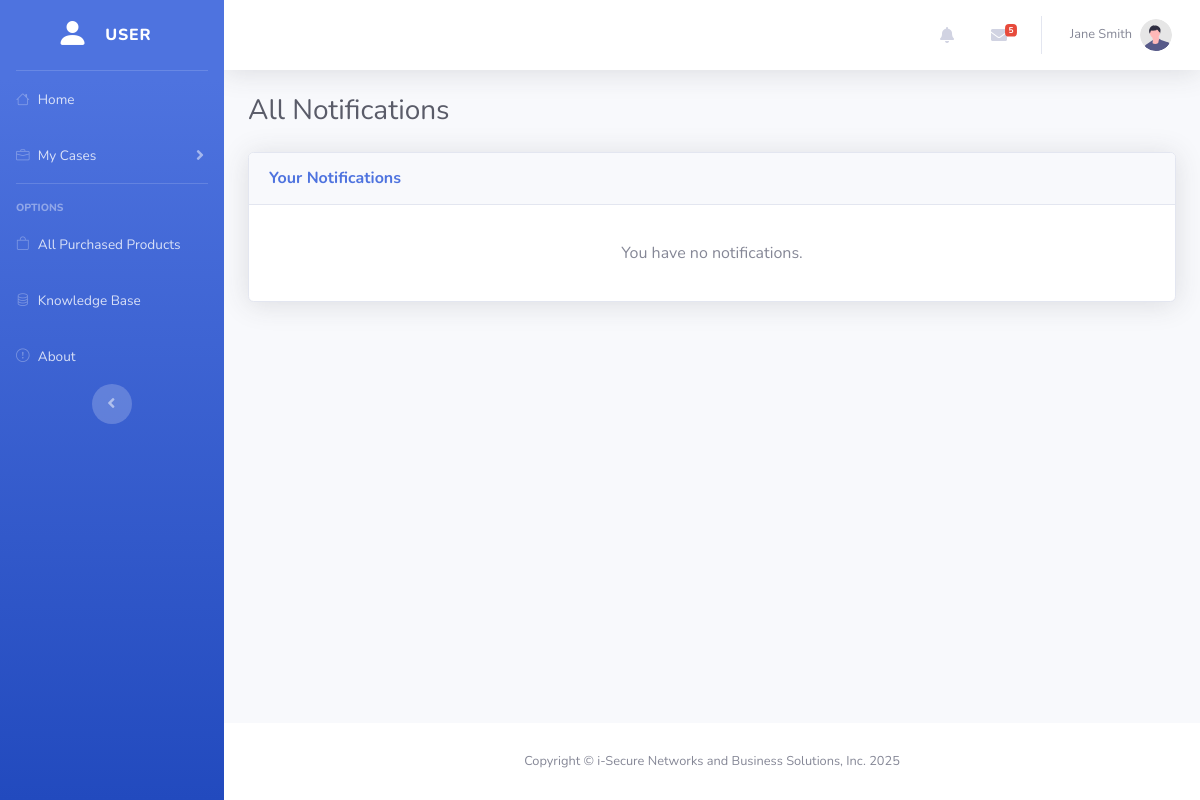
/user/all_notifications.php (signed in), run on an earlier commit of the app's database.
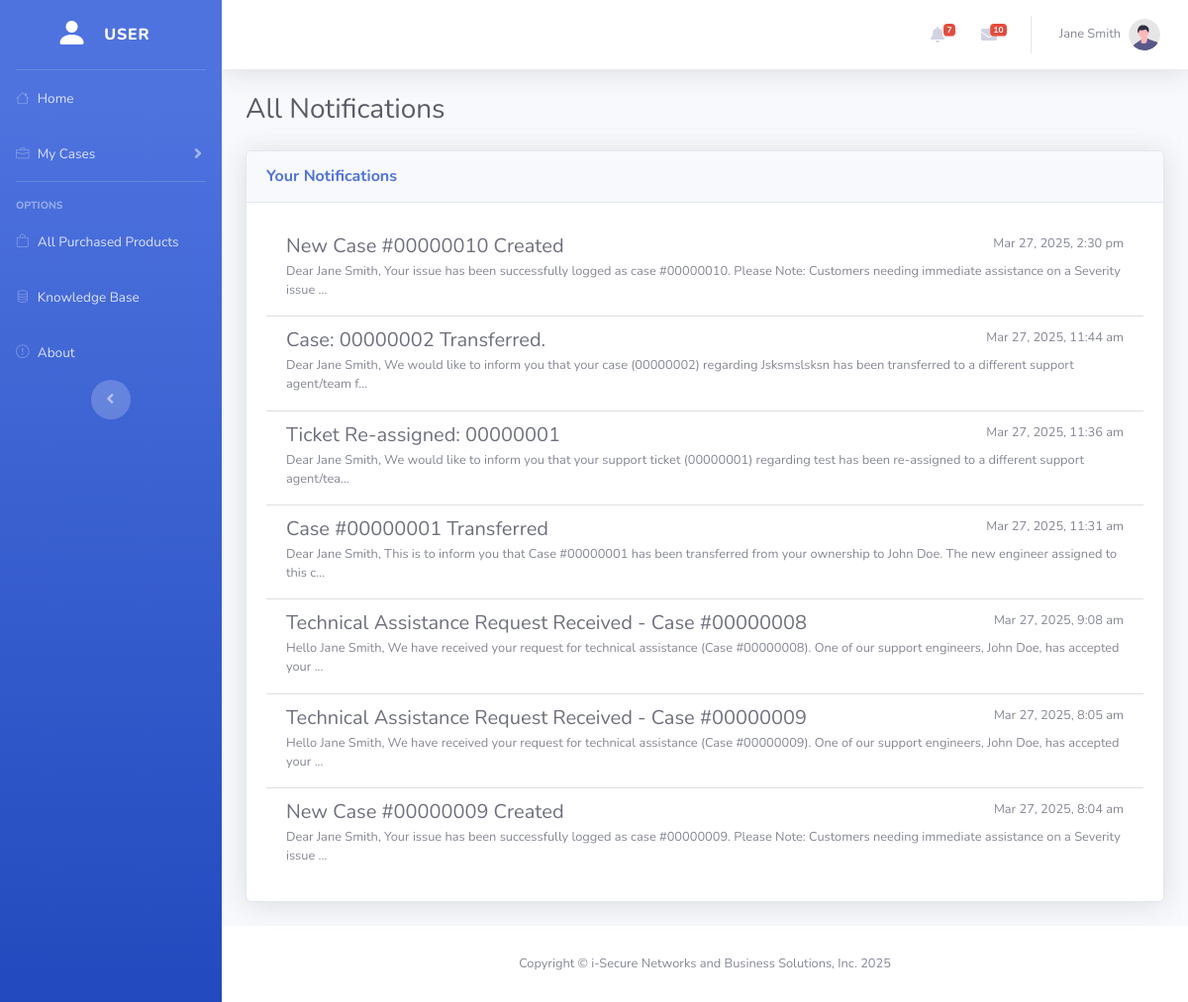
And on a later commit of the database.
### tables this page shows
CREATE TABLE `notifications` (
  `id` int(11) NOT NULL,
  `case_id` int(11) DEFAULT NULL,
  `recipient_username` varchar(255) DEFAULT NULL,
  `recipient_email` varchar(255) DEFAULT NULL,
  `message_subject` varchar(255) DEFAULT NULL,
  `message_body` text DEFAULT NULL,
  `sent_at` timestamp NOT NULL DEFAULT current_timestamp()
);

### user/all_notifications.php (the view, shortened to what this page needs)
<?php
require_once __DIR__ . "/../config/database.php";
$username = $_SESSION["user_full_name"];
$pageTitle = "All Notifications";
$all_notifications = [];
$error_message = null;
if (isset($connection)) {
    $query_all = "SELECT id, message_subject, message_body, sent_at FROM notifications WHERE recipient_username = ? ORDER BY sent_at DESC";
    $stmt_all = $connection->prepare($query_all);
    if($stmt_all) {
        $stmt_all->bind_param("s", $username);
        $stmt_all->execute();
        $result_all = $stmt_all->get_result();
        if($result_all) {
            while ($row = $result_all->fetch_assoc()) {
                $all_notifications[] = $row;
            }
        } else {
             $error_message = "Could not fetch notification list.";
             error_log("Error getting result for all notifications: " . $connection->error);
        }
    } else {
        $error_message = "Error preparing the notification list query.";
        error_log("Error preparing all notifications query: " . $connection->error);
    }
} else {
    $error_message = "Database connection not available.";
    error_log("Database connection failed in all_notifications.php");
}
?>
<!DOCTYPE html>
<html lang="en">
<head>
    <?php include_once __DIR__ . "/../components/head.php"; ?>
</head>
<body id="page-top">
    <div id="wrapper">
        <?php include_once __DIR__ . "/../components/sidebar.php"; ?>
        <div id="content-wrapper" class="d-flex flex-column">
            <div id="content">
                <?php include_once __DIR__ . "/../components/user_topbar.php"; ?>
                <div class="container-fluid">
                    <div class="d-sm-flex align-items-center justify-content-between mb-4">
                        <h1 class="h3 mb-0 text-gray-800"><?= htmlspecialchars($pageTitle) ?></h1>
                        </div>
                    <div class="card shadow mb-4">
                        <div class="card-header py-3">
                            <h6 class="m-0 font-weight-bold text-primary">Your Notifications</h6>
                        </div>
                        <div class="card-body">
                            <?php if (empty($all_notifications) && !$error_message): ?>
                                <p class="text-center text-muted mt-3">You have no notifications.</p>
                            <?php elseif (!empty($all_notifications)): ?>
                                <div class="list-group list-group-flush">
                                    <?php foreach ($all_notifications as $notif): ?>
                                    <a href="notifications.php?id=<?php echo $notif['id']; ?>" class="list-group-item list-group-item-action flex-column align-items-start">
                                        <div class="d-flex w-100 justify-content-between">
                                            <h5 class="mb-1 font-weight-normal"><?php echo htmlspecialchars($notif['message_subject']); ?></h5>
                                            <small class="text-muted"><?php echo date("M j, Y, g:i a", strtotime($notif['sent_at'])); ?></small>
                                        </div>
                                        <p class="mb-1 small text-muted">
                                            <?php
                                            $snippet = substr($notif['message_body'], 0, 150);
                                            echo htmlspecialchars($snippet);
                                            if (strlen($notif['message_body']) > 150) {
                                                echo '...';
                                            }
                                            ?>
                                        </p>
                                    </a>
                                    <?php endforeach; ?>
                                </div>
                                <?php endif; ?>
                        </div>
                    </div>
                </div>
                </div>
            <?php include_once __DIR__ . "/../components/footer.php"; ?>
            </div>
        </div>
</body>
</html>

### components/head.php (shortened to what this page needs)
<link href="../vendor/fontawesome-free/css/all.min.css" rel="stylesheet" type="text/css" />
<link rel="stylesheet" href="https://cdn.jsdelivr.net/npm/bootstrap-icons@1.11.3/font/bootstrap-icons.min.css">
<link href="../css/sb-admin-2.min.css" rel="stylesheet" />

### components/sidebar.php (shortened to what this page needs)
<ul class="navbar-nav bg-gradient-primary sidebar sidebar-dark accordion" id="accordionSidebar">
    <a class="sidebar-brand d-flex align-items-center justify-content-center" href="home.php">
        <div class="sidebar-brand-icon">
            <i class="bi bi-person-fill"></i>
        </div>
        <div class="sidebar-brand-text mx-3"><?= $_SESSION["user_role"] ?></div>
    </a>
    <hr class="sidebar-divider my-0" />
    <li class="nav-item <?= $pageTitle == "Home" ? "active" : "" ?>">
        <a class="nav-link" href="home.php">
            <i class="bi bi-house<?= $pageTitle == "Home" ? "-fill" : "" ?>"></i>
            <span>Home</span></a>
    </li>
    <?php $myCasesPages = ["New Cases", "On-going Cases", "Solved Cases", "Reopened Cases"]; ?>
    <?php if ($_SESSION["user_role"] === "User"): ?>
        <li class="nav-item <?= !in_array($pageTitle, $myCasesPages) ? "" : "active" ?>">
            <a class="nav-link <?= !in_array($pageTitle, $myCasesPages) ? "collapsed" : "" ?>" href="#" data-toggle="collapse" data-target="#collapseTwo" aria-expanded="<?= !in_array($pageTitle, $myCasesPages) ? "false" : "true" ?>"
                aria-controls="collapseTwo">
                <i class="bi bi-briefcase<?= !in_array($pageTitle, $myCasesPages) ? "" : "-fill" ?>"></i>
                <span>My Cases</span>
            </a>
        </li>
    <?php endif; ?>
    <hr class="sidebar-divider" />
    <div class="sidebar-heading">Options</div>
    <li class="nav-item <?= $pageTitle == "All Purchased Products" ? "active" : "" ?>">
        <a class="nav-link" href="all_purchased_products.php">
            <i class="bi bi-bag<?= $pageTitle == "All Purchased Products" ? "-fill" : "" ?>"></i>
            <span>All Purchased Products</span></a>
    </li>
    <?php if ($_SESSION["user_role"] === "User"): ?>
        <li class="nav-item <?= $pageTitle == "Knowledge Base" ? "active" : "" ?>">
            <a class="nav-link" href="knowledge_base.php">
                <i class="bi bi-database<?= $pageTitle == "Knowledge Base" ? "-fill" : "" ?>"></i>
                <span>Knowledge Base</span></a>
        </li>
    <?php endif; ?>
    <li class="nav-item <?= $pageTitle == "About" ? "active" : "" ?>">
        <a class="nav-link" href="about.php">
            <i class="bi bi-exclamation-circle<?= $pageTitle == "About" ? "-fill" : "" ?>"></i>
            <span>About</span></a>
    </li>
    <div class="text-center d-none d-md-inline">
        <button class="rounded-circle border-0" id="sidebarToggle"></button>
    </div>
</ul>

### components/user_topbar.php (shortened to what this page needs)
<nav class="navbar navbar-expand navbar-light bg-white topbar mb-4 static-top shadow">
    <ul class="navbar-nav ml-auto">
        <?php include_once("../config/database.php"); ?>
        <li class="nav-item dropdown no-arrow mx-1">
            <a class="nav-link dropdown-toggle" href="#" id="alertsDropdown" role="button" data-toggle="dropdown"
                aria-haspopup="true" aria-expanded="false">
                <i class="fas fa-bell fa-fw"></i>
                <?php
                $notification_count = 0;
                if ($_SESSION["user_full_name"] && isset($connection)) {
                    $count_query = "SELECT COUNT(*) as count FROM notifications WHERE recipient_username = ?";
                    $count_stmt = $connection->prepare($count_query);
                    if ($count_stmt) {
                        $count_stmt->bind_param("s", $_SESSION["user_full_name"]);
                        $count_stmt->execute();
                        $count_result = $count_stmt->get_result();
                        if ($count_result) {
                            $count_row = $count_result->fetch_assoc();
                            $notification_count = $count_row['count'] ?? 0;
                        } else {
                            error_log("Error getting result for notification count: " . $connection->error);
                        }
                    } else {
                        error_log("Error preparing notification count query: " . $connection->error);
                    }
                }
                ?>
                <span class="badge badge-danger badge-counter"><?php echo $notification_count > 0 ? $notification_count : ''; ?></span>
            </a>
        </li>
        <li class="nav-item dropdown no-arrow mx-1">
            <a class="nav-link dropdown-toggle" href="#" id="messagesDropdown" role="button" data-toggle="dropdown"
                aria-haspopup="true" aria-expanded="false">
                <i class="fas fa-envelope fa-fw"></i>
                <?php
                $chat_count = 0;
                if (isset($_SESSION["user_full_name"]) && isset($connection)) {
                    $current_user = $_SESSION["user_full_name"];
                    $count_query = "SELECT COUNT(DISTINCT case_number) as count FROM chats WHERE sender = ? OR receiver = ?";
                    $count_stmt = $connection->prepare($count_query);
                    if ($count_stmt) {
                        $count_stmt->bind_param("ss", $current_user, $current_user);
                        $count_stmt->execute();
                        $count_result = $count_stmt->get_result();
                        if ($count_result) {
                            $count_row = $count_result->fetch_assoc();
                            $chat_count = $count_row['count'] ?? 0;
                        } else {
                            error_log("Error getting result for chat count: " . $connection->error);
                        }
                    } else {
                        error_log("Error preparing chat count query: " . $connection->error);
                    }
                }
                ?>
                <span class="badge badge-danger badge-counter"><?php echo $chat_count > 0 ? $chat_count : ''; ?></span>
            </a>
        </li>
        <li class="nav-item dropdown no-arrow">
            <a class="nav-link dropdown-toggle" href="#" id="userDropdown" role="button" data-toggle="dropdown"
                aria-haspopup="true" aria-expanded="false">
                <span class="mr-2 d-none d-lg-inline text-gray-600 small"><?= $_SESSION["user_full_name"] ?></span>
                <img class="img-profile rounded-circle" src="../img/undraw_profile.svg" />
            </a>
        </li>
    </ul>
</nav>

### components/footer.php
<footer class="sticky-footer bg-white">
    <div class="container my-auto">
        <div class="copyright text-center my-auto">
            <span>Copyright &copy; i-Secure Networks and Business Solutions, Inc. 2025</span>
        </div>
    </div>
</footer>

What changed in the data, as far as the page shows it:
added notifications: message_subject "New Case #00000010 Created", sent_at "Mar 27, 2025, 2:30 pm", message_body "Dear Jane Smith, Your issue has been successfully logged as case #00000010. Please Note: Customers needing immediate assistance on a Severity issue"
added notifications: message_subject "Case: 00000002 Transferred.", sent_at "Mar 27, 2025, 11:44 am", message_body "Dear Jane Smith, We would like to inform you that your case (00000002) regarding Jsksmslsksn has been transferred to a different support agent/team f"
added notifications: message_subject "Ticket Re-assigned: 00000001", sent_at "Mar 27, 2025, 11:36 am", message_body "Dear Jane Smith, We would like to inform you that your support ticket (00000001) regarding test has been re-assigned to a different support agent/tea"
added notifications: message_subject "Case #00000001 Transferred", sent_at "Mar 27, 2025, 11:31 am", message_body "Dear Jane Smith, This is to inform you that Case #00000001 has been transferred from your ownership to John Doe. The new engineer assigned to this c"
added notifications: message_subject "Technical Assistance Request Received - Case #00000008", sent_at "Mar 27, 2025, 9:08 am", message_body "Hello Jane Smith, We have received your request for technical assistance (Case #00000008). One of our support engineers, John Doe, has accepted your"
added notifications: message_subject "Technical Assistance Request Received - Case #00000009", sent_at "Mar 27, 2025, 8:05 am", message_body "Hello Jane Smith, We have received your request for technical assistance (Case #00000009). One of our support engineers, John Doe, has accepted your"
added notifications: message_subject "New Case #00000009 Created", sent_at "Mar 27, 2025, 8:04 am", message_body "Dear Jane Smith, Your issue has been successfully logged as case #00000009. Please Note: Customers needing immediate assistance on a Severity issue"
Also different on the page:
$notification_count: (not shown) → "7"
$chat_count: "5" → "10"
text no longer shown: "You have no notifications."
